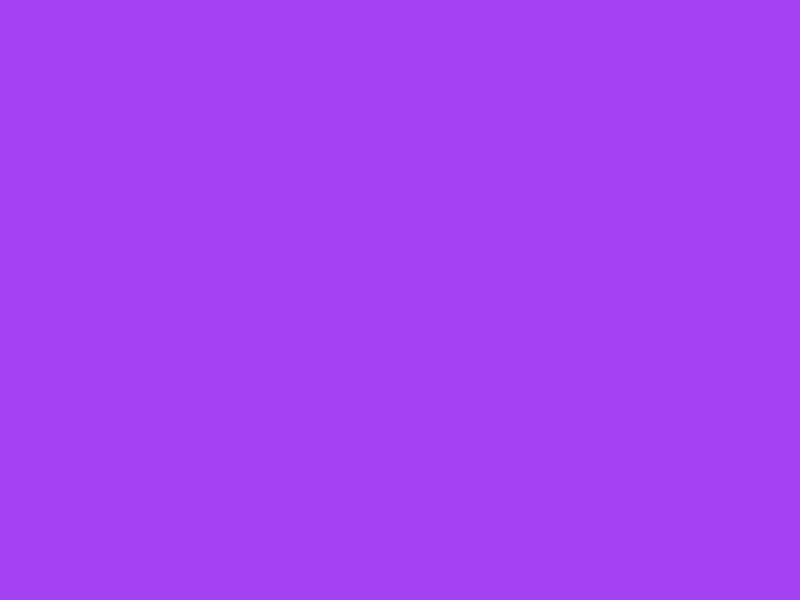
Frame 1 (no input)
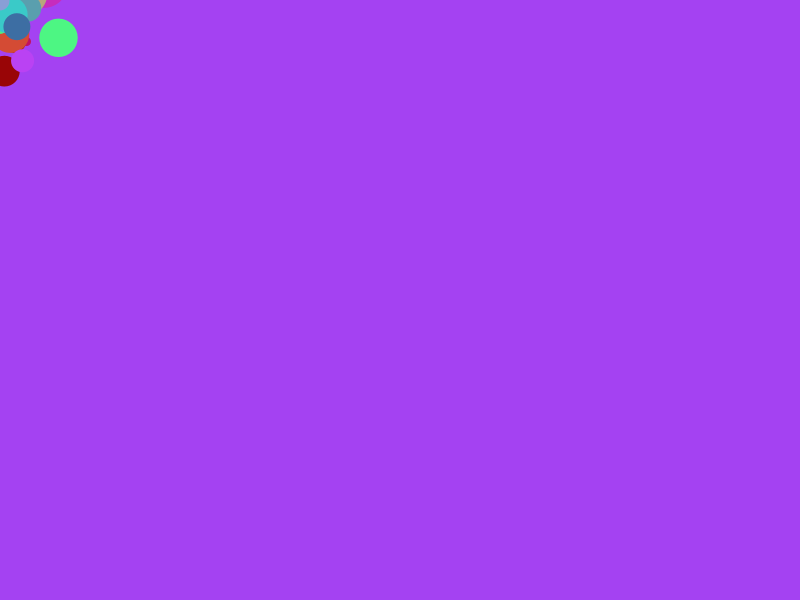
Frame 60 (the mouse pressed at the canvas centre just before this capture)
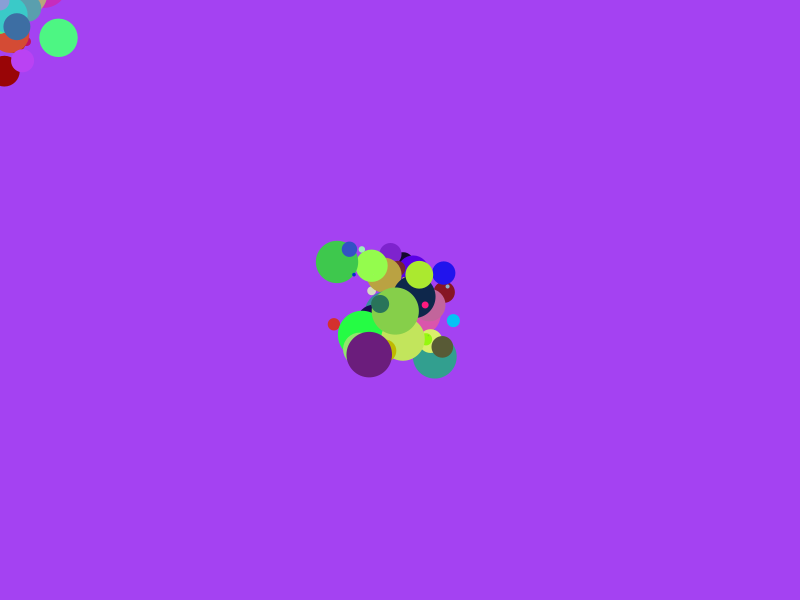
Frame 120 (the mouse held since frame 60 and released just before this capture)

The Processing sketch that drew these frames (run headless with seeded random() and noise(); from frame 60 on, the mouse is pressed at the canvas centre):

// Processing sketch: RandomCursor
// ── RandomCursor.pde
void setup(){
  size(800, 600);
  noStroke();
  background(random(255), random(255), random(255));
}

void draw(){
  PVector e = new PVector(random(-1, 1), random(-1, 1));
  e.normalize();
  e.mult(random(75));
  e.add(new PVector(mouseX, mouseY));
  fill(random(255),random(255),random(255));
  circle(e.x, e.y, random(50));
}

void mousePressed(){
  background(random(255), random(255), random(255));
}
